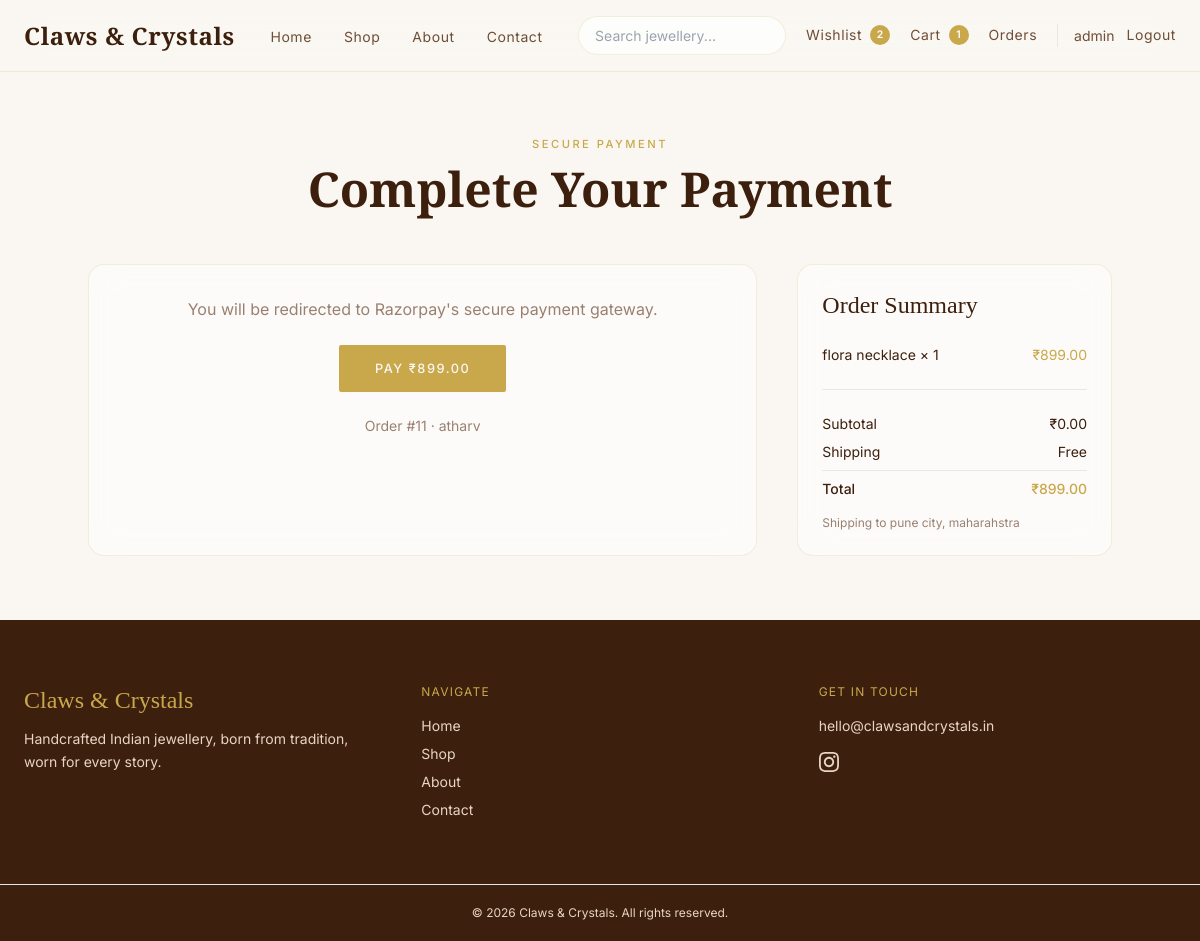
/orders/payment/11/ (signed in), run on the app's committed database.
### orders/models.py (models this page shows, shortened)
class Order(models.Model):
    STATUS_CHOICES = (
        ("pending", "Pending"),
        ("processing", "Processing"),
        ("shipped", "Shipped"),
        ("delivered", "Delivered"),
        ("cancelled", "Cancelled"),
    )
    PAYMENT_STATUS_CHOICES = (
        ("unpaid", "Unpaid"),
        ("paid", "Paid"),
        ("failed", "Failed"),
    )
    user = models.ForeignKey(
        settings.AUTH_USER_MODEL,
        on_delete=models.CASCADE,
        related_name="orders"
    )
    full_name = models.CharField(max_length=255)
    email = models.EmailField()
    phone = models.CharField(max_length=20)
    address = models.TextField()
    city = models.CharField(max_length=100)
    state = models.CharField(max_length=100)
    pincode = models.CharField(max_length=20)
    subtotal_amount = models.DecimalField(max_digits=10, decimal_places=2, default=0)
    discount_amount = models.DecimalField(max_digits=10, decimal_places=2, default=0)
    shipping_amount = models.DecimalField(max_digits=10, decimal_places=2, default=0)
    total_amount = models.DecimalField(
        max_digits=10,
        decimal_places=2
    )
    coupon_code = models.CharField(max_length=50, blank=True)
    applied_coupon = models.ForeignKey(
        "promotions.Coupon",
        on_delete=models.SET_NULL,
        null=True,
        blank=True,
        related_name="orders",
    )
    status = models.CharField(
        max_length=20,
        choices=STATUS_CHOICES,
        default="pending"
    )
    payment_status = models.CharField(
        max_length=20,
        choices=PAYMENT_STATUS_CHOICES,
        default="unpaid"
    )
    razorpay_order_id = models.CharField(
        max_length=255,
        unique=True,
        blank=True,
        null=True
    )
    razorpay_payment_id = models.CharField(
        max_length=255,
        blank=True
    )
    razorpay_signature = models.CharField(
        max_length=255,
        blank=True
    )
    paid_at = models.DateTimeField(
        blank=True,
        null=True
    )
    created_at = models.DateTimeField(
        auto_now_add=True
    )

class OrderItem(models.Model):
    order = models.ForeignKey(
        Order,
        on_delete=models.CASCADE,
        related_name="items"
    )
    product = models.ForeignKey(
        Product,
        on_delete=models.CASCADE
    )
    variant = models.ForeignKey(
        "products.ProductVariant",
        on_delete=models.SET_NULL,
        null=True,
        blank=True,
        related_name="order_items",
    )
    variant_label = models.CharField(max_length=255, blank=True)
    quantity = models.PositiveIntegerField()
    price = models.DecimalField(
        max_digits=10,
        decimal_places=2
    )

### products/models.py (models this page shows, shortened)
class Product(models.Model):
    STATUS_CHOICES = (
        ("draft", "Draft"),
        ("published", "Published"),
        ("out_of_stock", "Out of Stock"),
    )
    category = models.ForeignKey(
        Category,
        on_delete=models.CASCADE,
        related_name="products"
    )
    name = models.CharField(max_length=200)
    slug = models.SlugField(
        unique=True
    )
    sku = models.CharField(
        max_length=50,
        unique=True,
        blank=True,
        null=True
    )
    description = models.TextField()
    price = models.DecimalField(
        max_digits=10,
        decimal_places=2
    )
    discounted_price = models.DecimalField(
        max_digits=10,
        decimal_places=2,
        blank=True,
        null=True
    )
    stock = models.PositiveIntegerField(
        default=0
    )
    material = models.CharField(
        max_length=100,
        blank=True
    )
    weight = models.CharField(
        max_length=50,
        blank=True
    )
    featured = models.BooleanField(
        default=False
    )
    status = models.CharField(
        max_length=20,
        choices=STATUS_CHOICES,
        default="draft"
    )
    created_at = models.DateTimeField(
        auto_now_add=True
    )
    updated_at = models.DateTimeField(
        auto_now=True
    )
    tags = models.ManyToManyField(Tag, blank=True)
    seo_title = models.CharField(
    max_length=255,
    blank=True
    )
    seo_description = models.TextField(
        blank=True
    )

### orders/views.py (the view)
@login_required
def payment_view(request, order_id):
    order = get_object_or_404(
        Order,
        id=order_id,
        user=request.user,
    )
    if order.payment_status == "paid":
        return redirect("order_success", order_id=order.id)
    try:
        order = _ensure_razorpay_order(order)
    except Exception as exc:
        messages.error(request, _payment_error_message(exc))
        return redirect("my_orders")
    return render(
        request,
        "orders/payment.html",
        {
            "order": order,
            "razorpay_key_id": settings.RAZORPAY_KEY_ID,
            "razorpay_order_id": order.razorpay_order_id,
            "amount_paise": amount_in_paise(order.total_amount),
        },
    )

### cart/context_processors.py (called while the page is built)
def navbar_counts(request):
    wishlist_count = 0
    if request.user.is_authenticated:
        wishlist_count = Wishlist.objects.filter(user=request.user).count()
    return {
        "cart_count": get_cart_count(request),
        "wishlist_count": wishlist_count,
    }

### cart/utils.py (called while the page is built)
def get_cart_count(request):
    if request.user.is_authenticated:
        return sum(
            item.quantity
            for item in CartItem.objects.filter(user=request.user).only("quantity")
        )
    return get_session_cart_count(request.session)

### orders/payments.py (called while the page is built)
def amount_in_paise(amount):
    return int(Decimal(amount) * 100)

### orders/views.py (called while the page is built)
def _ensure_razorpay_order(order):
    if order.razorpay_order_id:
        return order
    razorpay_order = create_razorpay_order(order)
    order.razorpay_order_id = razorpay_order["id"]
    order.save(update_fields=["razorpay_order_id"])
    return order

### products/compare.py (called while the page is built)
def get_compare_ids(request):
    ids = request.session.get(SESSION_KEY, [])
    return [pid for pid in ids if isinstance(pid, int)][:MAX_COMPARE_ITEMS]

### products/context_processors.py (called while the page is built)
def compare_context(request):
    compare_ids = get_compare_ids(request)
    return {
        "compare_count": len(compare_ids),
        "compare_ids": compare_ids,
    }

### templates/orders/payment.html (shortened to what this page needs)
{% extends "base.html" %}
{% load static %}
{% block content %}
<section class="py-16 px-6">
    <div class="max-w-5xl mx-auto">
        <div class="section-header mb-12">
            <span class="section-eyebrow">
                Secure Payment
            </span>
            <h1 class="section-title">
                Complete Your Payment
            </h1>
        </div>
        <div class="grid lg:grid-cols-3 gap-10">
            <div class="lg:col-span-2 glass-card p-8 text-center">
                <p class="text-muted mb-6">
                    You will be redirected to Razorpay's secure payment gateway.
                </p>
                <button
                    id="rzp-button"
                    type="button"
                    class="btn-primary"
                >
                    Pay ₹{{ order.total_amount }}
                </button>
                <p class="text-sm text-muted mt-6">
                    Order #{{ order.id }} · {{ order.full_name }}
                </p>
            </div>
            <div class="glass-card p-6 h-fit">
                <h2 class="font-serif text-2xl text-brown mb-6">
                    Order Summary
                </h2>
                <div class="space-y-4">
                    {% for item in order.items.all %}
                    <div class="flex justify-between text-sm">
                        <span class="text-brown">
                            {{ item.product.name }} × {{ item.quantity }}
                        </span>
                        <span class="text-gold">
                            ₹{{ item.price }}
                        </span>
                    </div>
                    {% endfor %}
                </div>
                <div class="mt-6 pt-6 border-t border-gold/20 space-y-2 text-sm">
                    <div class="flex justify-between text-brown">
                        <span>Subtotal</span>
                        <span>₹{{ order.subtotal_amount }}</span>
                    </div>
                    <div class="flex justify-between text-brown">
                        <span>Shipping</span>
                        <span>{% if order.shipping_amount %}₹{{ order.shipping_amount }}{% else %}Free{% endif %}</span>
                    </div>
                    <div class="flex justify-between font-medium text-brown pt-2 border-t border-gold/20">
                        <span>Total</span>
                        <span class="text-gold">₹{{ order.total_amount }}</span>
                    </div>
                    <p class="text-xs text-muted pt-2">Shipping to {{ order.city }}, {{ order.state }}</p>
                </div>
            </div>
        </div>
    </div>
</section>
{% endblock %}

### templates/partials/navbar.html (shortened to what this page needs)
<nav class="site-nav sticky top-0 z-50" id="site-nav" aria-label="Main navigation">
    <div class="page-container py-4">
        <div class="flex items-center justify-between gap-4">
            <a href="/"
                class="font-serif text-2xl font-semibold tracking-wide text-brown hover:text-gold transition-colors shrink-0">
                Claws &amp; Crystals
            </a>
            <ul class="hidden lg:flex items-center gap-8">
                <li><a href="/" class="nav-link">Home</a></li>
                <li><a href="{% url 'product_list' %}" class="nav-link">Shop</a></li>
                <li><a href="{% url 'about' %}" class="nav-link">About</a></li>
                <li><a href="{% url 'contact' %}" class="nav-link">Contact</a></li>
            </ul>
            <div class="hidden lg:flex items-center gap-5">
                <div class="relative" data-search-wrapper>
                    <form method="GET" action="{% url 'product_list' %}" role="search">
                        <input type="text" name="q" placeholder="Search jewellery..."
                            value="{{ request.GET.q }}" class="search-input"
                            data-search-input
                            role="combobox"
                            aria-label="Search products"
                            aria-expanded="false"
                            aria-autocomplete="list"
                            autocomplete="off">
                    </form>
                </div>
                <a href="{% url 'wishlist' %}" class="nav-link flex items-center gap-2">
                    Wishlist
                    {% if wishlist_count %}
                    <span class="badge-count">{{ wishlist_count }}</span>
                    {% endif %}
                </a>
                <a href="{% url 'cart' %}" class="nav-link flex items-center gap-2">
                    Cart
                    {% if cart_count %}
                    <span class="badge-count">{{ cart_count }}</span>
                    {% endif %}
                </a>
                <a href="{% url 'my_orders' %}" class="nav-link">Orders</a>
                {% if request.user.is_authenticated %}
                <div class="flex items-center gap-3 pl-4 border-l border-gold/20">
                    <a href="{% url 'profile' %}" class="text-sm text-brown-mid hover:text-gold transition-colors">
                        {{ request.user.username }}
                    </a>
                    <a href="{% url 'logout' %}" class="nav-link">Logout</a>
                </div>
                {% else %}
                <div class="flex items-center gap-3 pl-4 border-l border-gold/20">
                    <a href="{% url 'login' %}" class="nav-link">Login</a>
                    <a href="{% url 'register' %}" class="btn-primary !py-2 !px-5 !text-xs">Register</a>
                </div>
                {% endif %}
            </div>
        </div>
    </div>
</nav>

### static/css/design-tokens.css (style rules this page uses)
:root { --cc-font-serif: "Cormorant Garamond", Georgia, serif; --cc-font-sans: "Inter", system-ui, sans-serif; --cc-ivory: #FAF7F2; --cc-cream: #F3ECE3; --cc-blush: #E8D5C4; --cc-accent: #C9A84C; --cc-accent-light: #E8D499; --cc-accent-hover: #3D1F0D; --cc-brown: #3D1F0D; --cc-brown-mid: #6F4E37; --cc-muted: #9A8070; --cc-white: #FFFFFF; --cc-bg: var(--cc-ivory); --cc-bg-subtle: var(--cc-cream); --cc-text: var(--cc-brown); --cc-text-secondary: var(--cc-brown-mid); --cc-text-muted: var(--cc-muted); --cc-text-on-accent: var(--cc-ivory); --cc-text-on-dark: var(--cc-blush); --cc-danger: #b91c1c; --cc-success: #15803d; --cc-warning: #b45309; --cc-surface: rgba(255, 255, 255, 0.55); --cc-surface-solid: rgba(255, 255, 255, 0.85); --cc-surface-dark: var(--cc-brown); --cc-border: rgba(201, 168, 76, 0.18); --cc-border-strong: rgba(201, 168, 76, 0.35); --cc-input-bg: rgba(250, 247, 242, 0.8); --cc-nav-bg: rgba(250, 247, 242, 0.88); --cc-radius-sm: 0.5rem; --cc-radius-md: 1rem; --cc-radius-pill: 9999px; --cc-shadow-soft: 0 8px 40px rgba(61, 31, 13, 0.08); --cc-shadow-focus: 0 0 0 3px rgba(201, 168, 76, 0.15); --cc-blur: 16px; --cc-transition: 0.25s ease; --cc-space-page: 1.5rem; --cc-space-section: 4rem; --cc-container: 80rem; }

### static/css/style.css (style rules this page uses)
.page-container { max-width: var(--cc-container); margin-inline: auto; padding-inline: var(--cc-space-page); }
.nav-link { font-family: var(--cc-font-sans); font-size: 0.875rem; font-weight: 400; letter-spacing: 0.04em; color: var(--cc-text-secondary); text-decoration: none; position: relative; padding-bottom: 2px; transition: color var(--cc-transition); }
.nav-link::after { content: ""; position: absolute; bottom: 0; left: 0; width: 0; height: 1px; background: var(--cc-accent); transition: width 0.3s ease; }
.site-nav { background: var(--cc-nav-bg); backdrop-filter: blur(20px); -webkit-backdrop-filter: blur(20px); border-bottom: 1px solid var(--cc-border); }
.badge-count { display: inline-flex; align-items: center; justify-content: center; min-width: 1.25rem; height: 1.25rem; padding: 0 0.35rem; border-radius: var(--cc-radius-pill); background: var(--cc-accent); color: var(--cc-white); font-size: 0.65rem; font-weight: 600; }
.glass-card { background: var(--cc-surface); backdrop-filter: blur(var(--cc-blur)); -webkit-backdrop-filter: blur(var(--cc-blur)); border: 1px solid var(--cc-border); border-radius: var(--cc-radius-md); transition: box-shadow 0.3s ease, transform 0.3s ease, border-color var(--cc-transition); }
.btn-primary { display: inline-flex; align-items: center; justify-content: center; gap: 0.5rem; background: var(--cc-accent); color: var(--cc-text-on-accent); padding: 0.875rem 2.25rem; font-family: var(--cc-font-sans); font-size: 0.8rem; font-weight: 500; letter-spacing: 0.12em; text-transform: uppercase; text-decoration: none; border: none; border-radius: 2px; cursor: pointer; transition: background var(--cc-transition), transform 0.2s ease, opacity var(--cc-transition); }
.section-eyebrow { display: block; font-family: var(--cc-font-sans); font-size: 0.7rem; font-weight: 500; letter-spacing: 0.22em; text-transform: uppercase; color: var(--cc-accent); margin-bottom: 0.5rem; }
.section-header { text-align: center; }
.section-title { font-family: var(--cc-font-serif); font-size: clamp(2rem, 4vw, 3rem); font-weight: 600; color: var(--cc-text); line-height: 1.15; }
.search-input { width: 100%; max-width: 13rem; padding: 0.5rem 1rem; border-radius: var(--cc-radius-pill); border: 1px solid var(--cc-border); background: rgba(255, 255, 255, 0.7); font-size: 0.875rem; font-family: var(--cc-font-sans); color: var(--cc-text); outline: none; transition: border-color var(--cc-transition), box-shadow var(--cc-transition); }

### data on the page
Order: total_amount "899.00", id "11", full_name "atharv", subtotal_amount "0.00", city "pune city", state "maharahstra"
OrderItem: product.name "flora necklace", quantity "1", price "899.00"

### other printed values
{{ wishlist_count }} "2"
{{ cart_count }} "1"
{{ request.user.username }} "admin"
